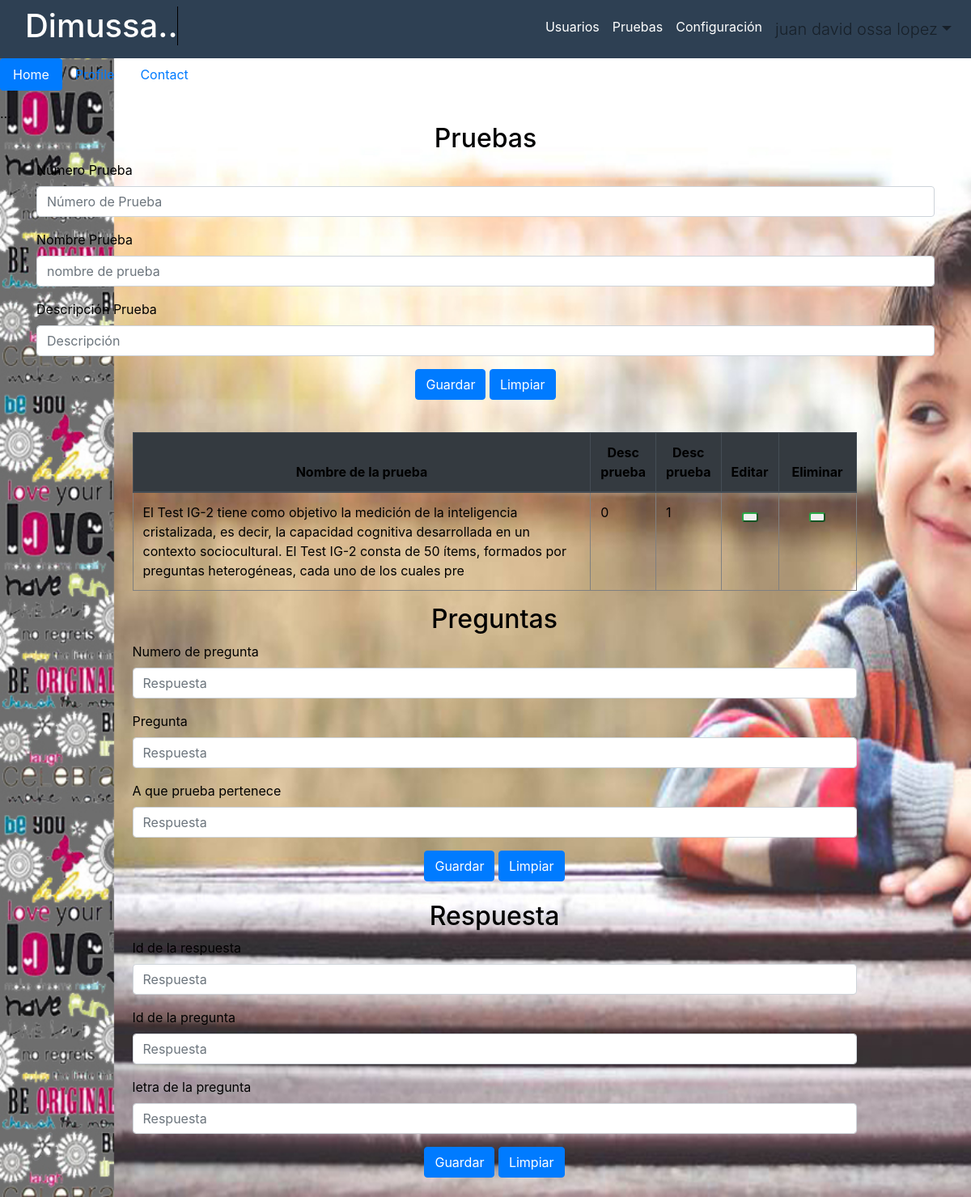
/Vista/app/pruebas.php (signed in), run on the app's committed database.
### tables this page shows
CREATE TABLE `prueba` (
  `IdPrueba` int(11) NOT NULL,
  `NombPrueba` varchar(150) DEFAULT NULL,
  `DescrPrueba` varchar(255) DEFAULT NULL,
  `idAutor` int(11) DEFAULT NULL
);

### Vista/app/Pruebas.php (the view, shortened to what this page needs)
<?php
include( 'Cabezadmin.php');
?>
 <ul class="nav nav-pills mb-3" id="pills-tab" role="tablist">
  <li class="nav-item">
    <a class="nav-link active" id="pills-home-tab" data-toggle="pill" href="#pills-home" role="tab" aria-controls="pills-home" aria-selected="true">Home</a>
  </li>
  <li class="nav-item">
    <a class="nav-link" id="pills-profile-tab" data-toggle="pill" href="#pills-profile" role="tab" aria-controls="pills-profile" aria-selected="false">Profile</a>
  </li>
  <li class="nav-item">
    <a class="nav-link" id="pills-contact-tab" data-toggle="pill" href="#pills-contact" role="tab" aria-controls="pills-contact" aria-selected="false">Contact</a>
  </li>
</ul>
<div class="tab-content" id="pills-tabContent">
  <div class="tab-pane fade show active" id="pills-home" role="tabpanel" aria-labelledby="pills-home-tab">...</div>
</div>
<section class="container" >
  <h2 style="text-align: center;">Pruebas</h2>
<form method="POST" action="../../Control/GuardarPrueba.php">
  <div class="form-group">
    <label for="exampleFormControlInput1">Número Prueba</label>
    <input type="number" class="form-control" name="NumPrueba" id="exampleFormControlInput1" placeholder="Número de Prueba">
  </div>
  <div class="form-group">
    <label for="exampleFormControlInput1">Nombre Prueba</label>
    <input type="text" class="form-control" name="NombPrueba" id="exampleFormControlInput1" placeholder="nombre de prueba">
  </div>
  <div class="form-group">
    <label for="exampleFormControlInput1">Descripción Prueba</label>
    <input type="text" class="form-control" name="Descrprueba" id="exampleFormControlInput1" placeholder="Descripción">
  </div>
   <div class="col-md-12 justify-content-center">
    <center><button type="submit" class="btn btn-primary"  name="BtnGuardar" >Guardar</button>
    <button type="reset" class="btn btn-primary"  name="BtnLimpiar" >Limpiar</button></center> <br>
   </div>
    <div class="container-fluid" style="margin-left: 5%;">
  <div class="row">
  <div class="col-md-10 mx-5 ">
    <table  class="table mt-3 " border="1">
      <thead class="thead-dark">
          <th><center>Nombre de la prueba</center></th>
          <th style="width: 4rem"><center>Desc prueba</center></th>
          <th style="width: 4rem"><center>Desc prueba</center></th>
          <th><center>Editar </center></th>
          <th style="width: 6rem"><center>Eliminar</center> </th>
      </thead>
    <?php
      include( '../../Control/database.php');
      $cons = $conexion -> query("SELECT NombPrueba, Descrprueba, Idprueba from prueba");
      while ($row = $cons -> fetch_row()) {
     ?>
    <tr>
      <td><?php echo ''.$row[1].''; ?></td>
      <td><?php echo number_format(''.$row[0].''); ?></td>
      <td><?php echo ''.$row[2].''; ?></td>
       <td> <center><button type="submit" class="btn-outline-success btn-sm"  value="Modificar" name="Modifiusua" onclick="location='Modificarusu.php?id=<?php echo ''.$row[0].'' ?>'" ><span class="oi oi-pencil"></span></button></center></td>
       <td> <center><button type="submit" class="btn-outline-success btn-sm"  value="Eliminar" name="Borrarusua" onclick="location='../../Control/Borrarusua.php?id=<?php echo ''.$row[0].'' ?>'" ><span class="oi oi-x"></span></button></center></td>
    </tr>
    <?php
    }
    ?>
  </table>
</form>
<form method="POST" action="../../Control/Guardarpregunta.php">
  <h2 style="text-align: center;">Preguntas</h2>
  <div class="form-group">
    <label for="formGroupExampleInput">Numero de pregunta</label>
    <input type="number" class="form-control" id="formGroupExampleInput" placeholder="Respuesta" name="NumbPregunta">
  </div>
  <div class="form-group">
    <label for="formGroupExampleInput2">Pregunta</label>
    <input type="text" class="form-control" id="formGroupExampleInput2" placeholder="Respuesta"name="Pregun">
  </div>
  <div class="form-group">
    <label for="formGroupExampleInput2">A que prueba pertenece</label>
    <input type="text" class="form-control" id="formGroupExampleInput2" placeholder="Respuesta"name="Idprueba">
  </div>
     <div class="col-md-12 justify-content-center">
                  <center><button type="submit" class="btn btn-primary"  name="BtnGuardar" >Guardar</button>
                  <button type="reset" class="btn btn-primary"  name="BtnLimpiar" >Limpiar</button></center> <br>
             </div>
</form>
<form method="POST" action="../../Control/GuardaRespuesta.php">
  <h2 style="text-align: center;">Respuesta</h2>
  <div class="form-group">
    <label for="formGroupExampleInput">Id de la respuesta</label>
    <input type="number" class="form-control" id="formGroupExampleInput" placeholder="Respuesta" name="respuesta">
  </div>
  <div class="form-group">
    <label for="formGroupExampleInput2">Id de la pregunta </label>
    <input type="text" class="form-control" id="formGroupExampleInput2" placeholder="Respuesta"name="preCorres">
  </div>
  <div class="form-group">
    <label for="formGroupExampleInput2">letra de la pregunta</label>
    <input type="text" class="form-control" id="formGroupExampleInput2" placeholder="Respuesta"name="Idrespuesta">
  </div>
     <div class="col-md-12 justify-content-center">
                  <center><button type="submit" class="btn btn-primary"  name="BtnGuardar" >Guardar</button>
                  <button type="reset" class="btn btn-primary"  name="BtnLimpiar" >Limpiar</button></center> <br>
             </div>
</form>
</body>
</html>

### Vista/publico/css/estilo.css (style rules this page uses)
body { background: url(../media/img/fondo.jpg); background-size: cover; padding: 0px; position: relative; background-repeat:no-repeat; background-attachment: fixed; }
.container { margin: auto; display: table; color: white; }

### Vista/app/Pruebas.php (style rules this page uses)
* { color: black; }

### data on the page
prueba: DescrPrueba "El Test IG-2 tiene como objetivo la medición de la inteligencia cristalizada, es decir, la capacidad cognitiva desarrollada en un contexto sociocultural. El Test IG-2 consta de 50 ítems, formados por preguntas heterogéneas, cada uno de los cuales pre", NombPrueba "0", IdPrueba "1"

### other printed values
$_SESSION['usuario'] "juan david ossa lopez"
